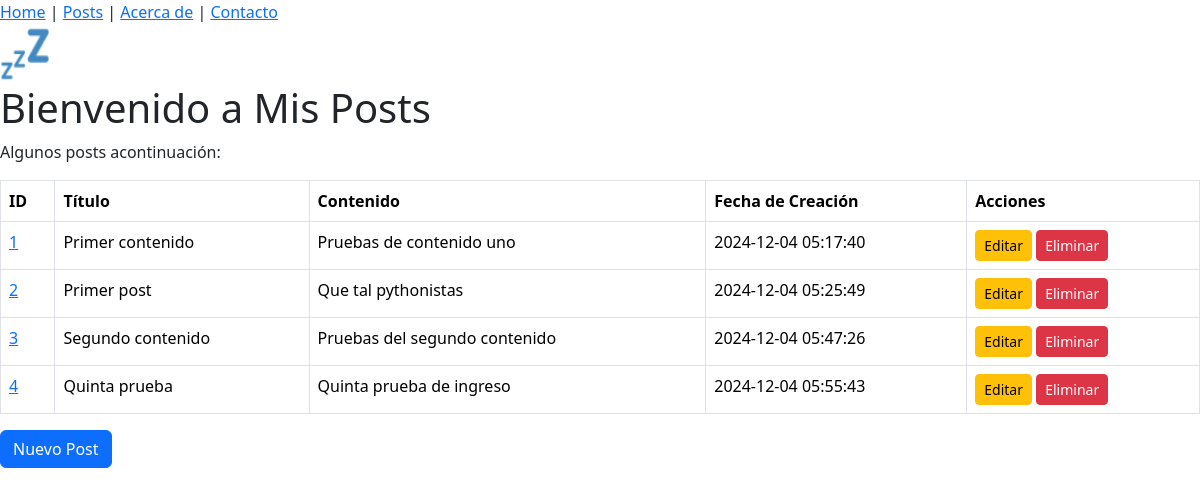
Page /post on the committed database.
### tables this page shows
CREATE TABLE posts (    id INTEGER PRIMARY KEY AUTOINCREMENT,    created TIMESTAMP NOT NULL DEFAULT CURRENT_TIMESTAMP,    title TEXT NOT NULL,    content TEXT NOT NULL);

### app.py (the view)
@app.route('/post', methods=['GET'])
def get_all_post():
    conn = get_db_connection()
    posts = conn.execute('SELECT * FROM posts').fetchall()
    conn.close()
    return render_template('post/posts.html', posts=posts)

### app.py (called while the page is built)
def get_db_connection():
    conn = sqlite3.connect('database.db')
    conn.row_factory = sqlite3.Row
    return conn

### templates/post/posts.html (shortened to what this page needs)
{% extends 'base.html' %}
{% block content %}
<h1>Bienvenido a Mis Posts</h1>
<p>Algunos posts acontinuación:</p>
{% if posts %}
    <table class="table table-bordered">
        <thead>
            <tr>
                <th>ID</th>
                <th>Título</th>
                <th>Contenido</th>
                <th>Fecha de Creación</th>
                <th>Acciones</th>
            </tr>
        </thead>
        <tbody>
            {% for post in posts %}
                <tr>
                    <td><a href="{{ url_for('get_one_post', post_id=post['id']) }}">{{ post['id'] }}</a></td>
                    <td>{{ post['title'] }}</td>
                    <td>{{ post['content'] }}</td>
                    <td>{{ post['created'] }}</td>
                    <td>
                        <a href="{{ url_for('edit_one_post', post_id=post['id']) }}" class="btn btn-warning btn-sm">Editar</a>
                        <form action="{{ url_for('delete_one_post', post_id=post['id']) }}" method="post" style="display:inline;">
                            <button type="submit" class="btn btn-danger btn-sm" onclick="return confirm('¿Estás seguro de que deseas eliminar este post?');">Eliminar</button>
                        </form>
                    </td>
                </tr>
            {% endfor %}
        </tbody>
    </table>
{% else %}
    <p>No hay nada en la tabla.</p>
{% endif %}
<a class="btn btn-primary" href="{{ url_for('create_one_post') }}">Nuevo Post</a>
{% endblock %}

### templates/base.html (shortened to what this page needs)
<!DOCTYPE html>
<html lang="es">
    <head>
        <link href="https://cdn.jsdelivr.net/npm/bootstrap@5.3.3/dist/css/bootstrap.min.css" rel="stylesheet">
    </head>
    <body>
        {% include 'navbar.html' %}
        <img src="{{ url_for('static', filename='img/favicon.ico') }}" alt="favicon" width="50" height="60">
        <div>
            {% block content %}
            {% endblock %}
        </div>
    </body>
</html>

### templates/navbar.html
<nav>
    <a href="/home">Home</a> |
    <a href="/post">Posts</a> |
    <a href="#">Acerca de</a> |
    <a href="#">Contacto</a>
</nav>

### rows in the picture
posts: id "1", title "Primer contenido", content "Pruebas de contenido uno", created "2024-12-04 05:17:40"
posts: id "2", title "Primer post", content "Que tal pythonistas", created "2024-12-04 05:25:49"
posts: id "3", title "Segundo contenido", content "Pruebas del segundo contenido", created "2024-12-04 05:47:26"
posts: id "4", title "Quinta prueba", content "Quinta prueba de ingreso", created "2024-12-04 05:55:43"
